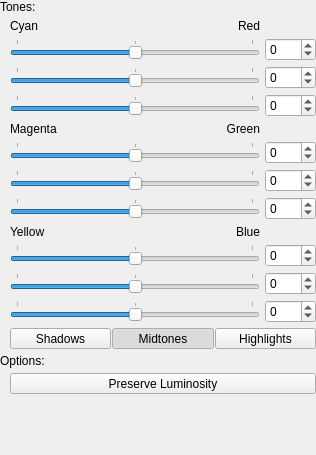
<?xml version="1.0" encoding="UTF-8"?>
<ui version="4.0">
 <class>FilterWidget</class>
 <widget class="QWidget" name="FilterWidget">
  <property name="geometry">
   <rect>
    <x>0</x>
    <y>0</y>
    <width>316</width>
    <height>455</height>
   </rect>
  </property>
  <property name="windowTitle">
   <string>Form</string>
  </property>
  <layout class="QVBoxLayout" name="verticalLayout" stretch="0,1">
   <property name="spacing">
    <number>0</number>
   </property>
   <property name="leftMargin">
    <number>0</number>
   </property>
   <property name="topMargin">
    <number>0</number>
   </property>
   <property name="rightMargin">
    <number>0</number>
   </property>
   <property name="bottomMargin">
    <number>0</number>
   </property>
   <item>
    <layout class="QVBoxLayout" name="verticalLayout_2">
     <property name="spacing">
      <number>5</number>
     </property>
     <item>
      <widget class="QLabel" name="label_5">
       <property name="text">
        <string>Tones:</string>
       </property>
      </widget>
     </item>
     <item>
      <layout class="QVBoxLayout" name="verticalLayout_3">
       <property name="spacing">
        <number>5</number>
       </property>
       <property name="leftMargin">
        <number>10</number>
       </property>
       <item>
        <layout class="QGridLayout" name="gridLayout" columnstretch="1,0">
         <property name="spacing">
          <number>5</number>
         </property>
         <item row="3" column="0">
          <layout class="QHBoxLayout" name="horizontalLayout_8">
           <property name="spacing">
            <number>0</number>
           </property>
           <item>
            <widget class="QSlider" name="mSliderHighlightsRed">
             <property name="minimum">
              <number>-100</number>
             </property>
             <property name="maximum">
              <number>100</number>
             </property>
             <property name="orientation">
              <enum>Qt::Horizontal</enum>
             </property>
             <property name="tickPosition">
              <enum>QSlider::TicksAbove</enum>
             </property>
             <property name="tickInterval">
              <number>100</number>
             </property>
            </widget>
           </item>
          </layout>
         </item>
         <item row="7" column="1">
          <widget class="QSpinBox" name="mSpinHighlightsGreen">
           <property name="minimum">
            <number>-100</number>
           </property>
           <property name="maximum">
            <number>100</number>
           </property>
          </widget>
         </item>
         <item row="10" column="1">
          <widget class="QSpinBox" name="mSpinMidtonesBlue">
           <property name="minimum">
            <number>-100</number>
           </property>
           <property name="maximum">
            <number>100</number>
           </property>
          </widget>
         </item>
         <item row="9" column="1">
          <widget class="QSpinBox" name="mSpinShadowsBlue">
           <property name="minimum">
            <number>-100</number>
           </property>
           <property name="maximum">
            <number>100</number>
           </property>
          </widget>
         </item>
         <item row="6" column="1">
          <widget class="QSpinBox" name="mSpinMidtonesGreen">
           <property name="minimum">
            <number>-100</number>
           </property>
           <property name="maximum">
            <number>100</number>
           </property>
          </widget>
         </item>
         <item row="1" column="1">
          <widget class="QSpinBox" name="mSpinShadowsRed">
           <property name="minimum">
            <number>-100</number>
           </property>
           <property name="maximum">
            <number>100</number>
           </property>
          </widget>
         </item>
         <item row="1" column="0">
          <layout class="QHBoxLayout" name="horizontalLayout_2">
           <property name="spacing">
            <number>0</number>
           </property>
           <item>
            <widget class="QSlider" name="mSliderShadowsRed">
             <property name="minimum">
              <number>-100</number>
             </property>
             <property name="maximum">
              <number>100</number>
             </property>
             <property name="orientation">
              <enum>Qt::Horizontal</enum>
             </property>
             <property name="tickPosition">
              <enum>QSlider::TicksAbove</enum>
             </property>
             <property name="tickInterval">
              <number>100</number>
             </property>
            </widget>
           </item>
          </layout>
         </item>
         <item row="5" column="1">
          <widget class="QSpinBox" name="mSpinShadowsGreen">
           <property name="minimum">
            <number>-100</number>
           </property>
           <property name="maximum">
            <number>100</number>
           </property>
          </widget>
         </item>
         <item row="2" column="0">
          <layout class="QHBoxLayout" name="horizontalLayout_3">
           <property name="spacing">
            <number>0</number>
           </property>
           <item>
            <widget class="QSlider" name="mSliderMidtonesRed">
             <property name="minimum">
              <number>-100</number>
             </property>
             <property name="maximum">
              <number>100</number>
             </property>
             <property name="orientation">
              <enum>Qt::Horizontal</enum>
             </property>
             <property name="tickPosition">
              <enum>QSlider::TicksAbove</enum>
             </property>
             <property name="tickInterval">
              <number>100</number>
             </property>
            </widget>
           </item>
          </layout>
         </item>
         <item row="5" column="0">
          <layout class="QHBoxLayout" name="horizontalLayout_4">
           <property name="spacing">
            <number>0</number>
           </property>
           <item>
            <widget class="QSlider" name="mSliderShadowsGreen">
             <property name="minimum">
              <number>-100</number>
             </property>
             <property name="maximum">
              <number>100</number>
             </property>
             <property name="orientation">
              <enum>Qt::Horizontal</enum>
             </property>
             <property name="tickPosition">
              <enum>QSlider::TicksAbove</enum>
             </property>
             <property name="tickInterval">
              <number>100</number>
             </property>
            </widget>
           </item>
          </layout>
         </item>
         <item row="6" column="0">
          <layout class="QHBoxLayout" name="horizontalLayout_5">
           <property name="spacing">
            <number>0</number>
           </property>
           <item>
            <widget class="QSlider" name="mSliderMidtonesGreen">
             <property name="minimum">
              <number>-100</number>
             </property>
             <property name="maximum">
              <number>100</number>
             </property>
             <property name="orientation">
              <enum>Qt::Horizontal</enum>
             </property>
             <property name="tickPosition">
              <enum>QSlider::TicksAbove</enum>
             </property>
             <property name="tickInterval">
              <number>100</number>
             </property>
            </widget>
           </item>
          </layout>
         </item>
         <item row="9" column="0">
          <layout class="QHBoxLayout" name="horizontalLayout_6">
           <property name="spacing">
            <number>0</number>
           </property>
           <item>
            <widget class="QSlider" name="mSliderShadowsBlue">
             <property name="minimum">
              <number>-100</number>
             </property>
             <property name="maximum">
              <number>100</number>
             </property>
             <property name="orientation">
              <enum>Qt::Horizontal</enum>
             </property>
             <property name="tickPosition">
              <enum>QSlider::TicksAbove</enum>
             </property>
             <property name="tickInterval">
              <number>100</number>
             </property>
            </widget>
           </item>
          </layout>
         </item>
         <item row="7" column="0">
          <layout class="QHBoxLayout" name="horizontalLayout_9">
           <property name="spacing">
            <number>0</number>
           </property>
           <item>
            <widget class="QSlider" name="mSliderHighlightsGreen">
             <property name="minimum">
              <number>-100</number>
             </property>
             <property name="maximum">
              <number>100</number>
             </property>
             <property name="orientation">
              <enum>Qt::Horizontal</enum>
             </property>
             <property name="tickPosition">
              <enum>QSlider::TicksAbove</enum>
             </property>
             <property name="tickInterval">
              <number>100</number>
             </property>
            </widget>
           </item>
          </layout>
         </item>
         <item row="3" column="1">
          <widget class="QSpinBox" name="mSpinHighlightsRed">
           <property name="minimum">
            <number>-100</number>
           </property>
           <property name="maximum">
            <number>100</number>
           </property>
          </widget>
         </item>
         <item row="2" column="1">
          <widget class="QSpinBox" name="mSpinMidtonesRed">
           <property name="minimum">
            <number>-100</number>
           </property>
           <property name="maximum">
            <number>100</number>
           </property>
          </widget>
         </item>
         <item row="11" column="1">
          <widget class="QSpinBox" name="mSpinHighlightsBlue">
           <property name="minimum">
            <number>-100</number>
           </property>
           <property name="maximum">
            <number>100</number>
           </property>
          </widget>
         </item>
         <item row="10" column="0">
          <layout class="QHBoxLayout" name="horizontalLayout_10">
           <property name="spacing">
            <number>0</number>
           </property>
           <item>
            <widget class="QSlider" name="mSliderMidtonesBlue">
             <property name="minimum">
              <number>-100</number>
             </property>
             <property name="maximum">
              <number>100</number>
             </property>
             <property name="orientation">
              <enum>Qt::Horizontal</enum>
             </property>
             <property name="tickPosition">
              <enum>QSlider::TicksAbove</enum>
             </property>
             <property name="tickInterval">
              <number>100</number>
             </property>
            </widget>
           </item>
          </layout>
         </item>
         <item row="11" column="0">
          <layout class="QHBoxLayout" name="horizontalLayout_11">
           <property name="spacing">
            <number>0</number>
           </property>
           <item>
            <widget class="QSlider" name="mSliderHighlightsBlue">
             <property name="minimum">
              <number>-100</number>
             </property>
             <property name="maximum">
              <number>100</number>
             </property>
             <property name="orientation">
              <enum>Qt::Horizontal</enum>
             </property>
             <property name="tickPosition">
              <enum>QSlider::TicksAbove</enum>
             </property>
             <property name="tickInterval">
              <number>100</number>
             </property>
            </widget>
           </item>
          </layout>
         </item>
         <item row="0" column="0">
          <layout class="QHBoxLayout" name="horizontalLayout">
           <property name="spacing">
            <number>0</number>
           </property>
           <item>
            <widget class="QLabel" name="label_3">
             <property name="text">
              <string>Cyan</string>
             </property>
            </widget>
           </item>
           <item>
            <widget class="QLabel" name="label_6">
             <property name="text">
              <string>Red</string>
             </property>
             <property name="alignment">
              <set>Qt::AlignRight|Qt::AlignTrailing|Qt::AlignVCenter</set>
             </property>
            </widget>
           </item>
          </layout>
         </item>
         <item row="4" column="0">
          <layout class="QHBoxLayout" name="horizontalLayout_14">
           <property name="spacing">
            <number>0</number>
           </property>
           <item>
            <widget class="QLabel" name="label_9">
             <property name="text">
              <string>Magenta</string>
             </property>
            </widget>
           </item>
           <item>
            <widget class="QLabel" name="label_10">
             <property name="text">
              <string>Green</string>
             </property>
             <property name="alignment">
              <set>Qt::AlignRight|Qt::AlignTrailing|Qt::AlignVCenter</set>
             </property>
            </widget>
           </item>
          </layout>
         </item>
         <item row="8" column="0">
          <layout class="QHBoxLayout" name="horizontalLayout_16">
           <property name="spacing">
            <number>0</number>
           </property>
           <item>
            <widget class="QLabel" name="label_13">
             <property name="text">
              <string>Yellow</string>
             </property>
            </widget>
           </item>
           <item>
            <widget class="QLabel" name="label_14">
             <property name="text">
              <string>Blue</string>
             </property>
             <property name="alignment">
              <set>Qt::AlignRight|Qt::AlignTrailing|Qt::AlignVCenter</set>
             </property>
            </widget>
           </item>
          </layout>
         </item>
        </layout>
       </item>
       <item>
        <layout class="QHBoxLayout" name="horizontalLayout_12">
         <property name="spacing">
          <number>1</number>
         </property>
         <item>
          <widget class="QToolButton" name="mButtonTonesShadows">
           <property name="sizePolicy">
            <sizepolicy hsizetype="Preferred" vsizetype="Preferred">
             <horstretch>0</horstretch>
             <verstretch>0</verstretch>
            </sizepolicy>
           </property>
           <property name="text">
            <string>Shadows</string>
           </property>
           <property name="checkable">
            <bool>true</bool>
           </property>
           <property name="autoExclusive">
            <bool>true</bool>
           </property>
           <property name="class" stdset="0">
            <string>cFlatOptionButton</string>
           </property>
           <attribute name="buttonGroup">
            <string notr="true">buttonGroup</string>
           </attribute>
          </widget>
         </item>
         <item>
          <widget class="QToolButton" name="mButtonTonesMidtones">
           <property name="sizePolicy">
            <sizepolicy hsizetype="Preferred" vsizetype="Preferred">
             <horstretch>0</horstretch>
             <verstretch>0</verstretch>
            </sizepolicy>
           </property>
           <property name="text">
            <string>Midtones</string>
           </property>
           <property name="checkable">
            <bool>true</bool>
           </property>
           <property name="checked">
            <bool>true</bool>
           </property>
           <property name="autoExclusive">
            <bool>true</bool>
           </property>
           <property name="class" stdset="0">
            <string>cFlatOptionButton</string>
           </property>
           <attribute name="buttonGroup">
            <string notr="true">buttonGroup</string>
           </attribute>
          </widget>
         </item>
         <item>
          <widget class="QToolButton" name="mButtonTonesHighlights">
           <property name="sizePolicy">
            <sizepolicy hsizetype="Preferred" vsizetype="Preferred">
             <horstretch>0</horstretch>
             <verstretch>0</verstretch>
            </sizepolicy>
           </property>
           <property name="text">
            <string>Highlights</string>
           </property>
           <property name="checkable">
            <bool>true</bool>
           </property>
           <property name="autoExclusive">
            <bool>true</bool>
           </property>
           <property name="class" stdset="0">
            <string>cFlatOptionButton</string>
           </property>
           <attribute name="buttonGroup">
            <string notr="true">buttonGroup</string>
           </attribute>
          </widget>
         </item>
        </layout>
       </item>
      </layout>
     </item>
     <item>
      <widget class="QLabel" name="label">
       <property name="text">
        <string>Options:</string>
       </property>
      </widget>
     </item>
     <item>
      <layout class="QHBoxLayout" name="horizontalLayout_7">
       <property name="spacing">
        <number>0</number>
       </property>
       <property name="leftMargin">
        <number>10</number>
       </property>
       <item>
        <widget class="QToolButton" name="mButtonPreserveLuminosity">
         <property name="sizePolicy">
          <sizepolicy hsizetype="Preferred" vsizetype="Fixed">
           <horstretch>0</horstretch>
           <verstretch>0</verstretch>
          </sizepolicy>
         </property>
         <property name="text">
          <string>Preserve Luminosity</string>
         </property>
         <property name="checkable">
          <bool>true</bool>
         </property>
         <property name="class" stdset="0">
          <string>cFlatOptionButton</string>
         </property>
        </widget>
       </item>
      </layout>
     </item>
    </layout>
   </item>
   <item>
    <spacer name="verticalSpacer">
     <property name="orientation">
      <enum>Qt::Vertical</enum>
     </property>
     <property name="sizeHint" stdset="0">
      <size>
       <width>0</width>
       <height>0</height>
      </size>
     </property>
    </spacer>
   </item>
  </layout>
 </widget>
 <resources/>
 <connections/>
 <buttongroups>
  <buttongroup name="buttonGroup"/>
 </buttongroups>
</ui>
